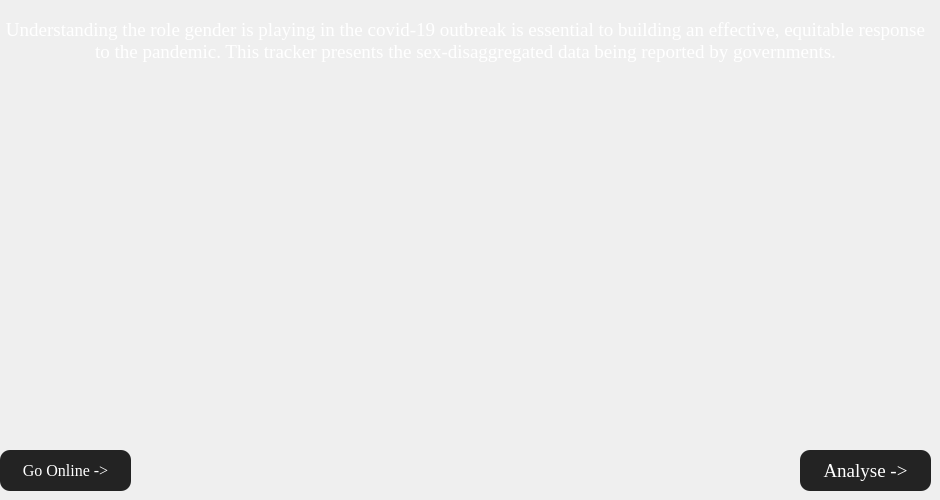
                 <widget class="QWidget" name="page_8">
                  <widget class="QLabel" name="label_13">
                   <property name="geometry">
                    <rect>
                     <x>0</x>
                     <y>-10</y>
                     <width>931</width>
                     <height>101</height>
                    </rect>
                   </property>
                   <property name="font">
                    <font>
                     <family>Georgia</family>
                     <pointsize>14</pointsize>
                    </font>
                   </property>
                   <property name="layoutDirection">
                    <enum>Qt::LeftToRight</enum>
                   </property>
                   <property name="autoFillBackground">
                    <bool>false</bool>
                   </property>
                   <property name="styleSheet">
                    <string notr="true">color: rgb(255, 255, 255);
</string>
                   </property>
                   <property name="text">
                    <string>Understanding the role gender is playing in the covid-19 outbreak is essential to building an effective, equitable response to the pandemic. This tracker presents the sex-disaggregated data being reported by governments.</string>
                   </property>
                   <property name="alignment">
                    <set>Qt::AlignCenter</set>
                   </property>
                   <property name="wordWrap">
                    <bool>true</bool>
                   </property>
                  </widget>
                  <widget class="QLabel" name="label_14">
                   <property name="geometry">
                    <rect>
                     <x>50</x>
                     <y>90</y>
                     <width>821</width>
                     <height>351</height>
                    </rect>
                   </property>
                   <property name="text">
                    <string/>
                   </property>
                   <property name="pixmap">
                    <pixmap>covid_map.jpg</pixmap>
                   </property>
                   <property name="scaledContents">
                    <bool>true</bool>
                   </property>
                  </widget>
                  <widget class="QPushButton" name="Analyse_button__death_3">
                   <property name="geometry">
                    <rect>
                     <x>800</x>
                     <y>450</y>
                     <width>131</width>
                     <height>41</height>
                    </rect>
                   </property>
                   <property name="font">
                    <font>
                     <family>Georgia</family>
                     <pointsize>14</pointsize>
                    </font>
                   </property>
                   <property name="styleSheet">
                    <string notr="true">QPushButton {
	color: rgb(255, 255, 255);
	background-color: rgb(35, 35, 35);
	border: 0px solid;
	border-radius:10px;
}
QPushButton:hover {
	background-color: rgb(85, 170, 255);
}</string>
                   </property>
                   <property name="text">
                    <string>Analyse -&gt;</string>
                   </property>
                  </widget>
                  <widget class="QPushButton" name="Analyse_button_4">
                   <property name="geometry">
                    <rect>
                     <x>0</x>
                     <y>450</y>
                     <width>131</width>
                     <height>41</height>
                    </rect>
                   </property>
                   <property name="font">
                    <font>
                     <family>Georgia</family>
                     <pointsize>12</pointsize>
                    </font>
                   </property>
                   <property name="styleSheet">
                    <string notr="true">QPushButton {
	color: rgb(255, 255, 255);
	background-color: rgb(35, 35, 35);
	border: 0px solid;
	border-radius:10px;
}
QPushButton:hover {
	background-color: rgb(85, 170, 255);
}</string>
                   </property>
                   <property name="text">
                    <string>Go Online -&gt;</string>
                   </property>
                  </widget>
                 </widget>
